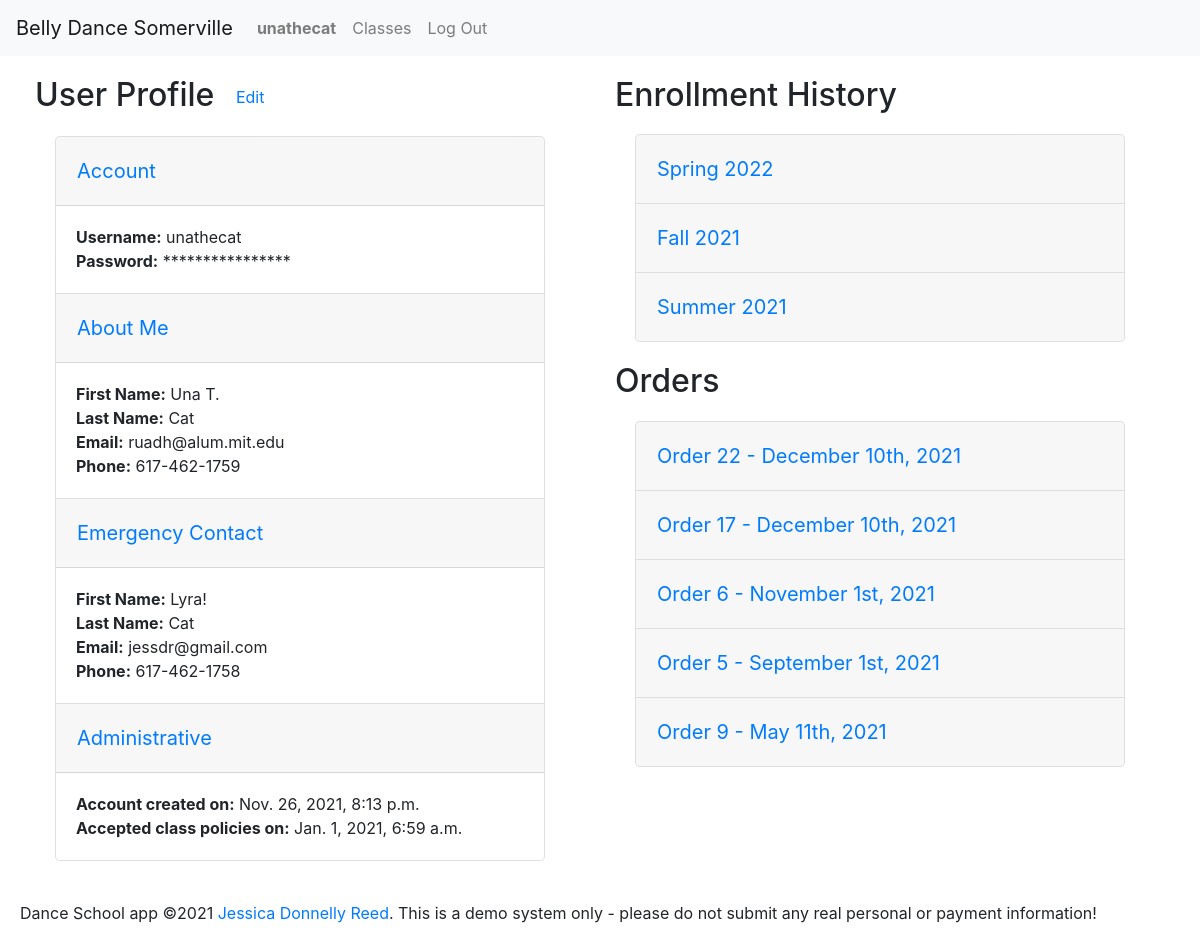
The app's page /profile/32 (signed in) with its own data.
### enrollment/models.py (models this page shows, shortened)
class User(AbstractUser):
    timezone = models.CharField(max_length=32, choices=TIMEZONES,
                                default=settings.DEFAULT_TIMEZONE)
    first_name = models.CharField(max_length=128, null=False, blank=False)
    last_name = models.CharField(max_length=128, null=False, blank=False)
    email = models.EmailField(max_length=254, null=False, blank=False)
    phone = models.CharField(max_length=32, null=True, blank=True)
    emergency_first = models.CharField(max_length=128, null=True, blank=True)
    emergency_last = models.CharField(max_length=128, null=True, blank=True)
    emergency_email = models.EmailField(max_length=254, null=True, blank=True)
    emergency_phone = models.CharField(max_length=32, null=True, blank=True)
    accept_terms = models.DateTimeField(null=True, blank=True)
    contact_sheet_notes = models.CharField(
        max_length=2048, null=True, blank=True)

class Semester(models.Model):
    name = models.CharField(max_length=128, null=False, blank=False)
    start_date = models.DateField(null=False, blank=False)
    end_date = models.DateField(null=False, blank=False)
    registration_open = models.DateTimeField(null=False, blank=False)
    registration_close = models.DateTimeField(null=False, blank=False)
    recital_date = models.DateTimeField(null=True, blank=True)
    hide = models.BooleanField(default=True, null=True, blank=True)
    def __str__(self):
        return self.name

class Order(models.Model):
    student = models.ForeignKey(
        User, on_delete=PROTECT, null=False, blank=False, related_name='orders')
    discount = models.DecimalField(
        max_digits=8, decimal_places=2, null=True, blank=True)
    completed = models.DateTimeField(null=True, blank=True)
    @property
    def subtotal(self):
        try:
            amount = self.line_items.aggregate(Sum('price'))['price__sum']
        except Exception:
            return 0
        return 0 if amount == None else amount
    @property
    def total(self):
        return self.subtotal - self.discount if self.discount != None else self.subtotal

### enrollment/views.py (the view)
# urls.py: path('profile/<int:id>', views.profile_view, name='view_profile'),
@login_required
def profile_view(request, id):
    if request.method == 'GET':
        if request.user.id == id or request.user.is_staff:
            try:
                profile = User.objects.get(id=id)
            except User.DoesNotExist:
                return render(request, 'enrollment/profile.html', {
                    'orders': None,
                    'message': f'User {id} not found.'
                })
            semesters = Semester.objects.filter(
                offerings__line_items__order__student=id, offerings__line_items__order__completed__isnull=False).order_by('-start_date').distinct()
            for semester in semesters:
                semester.enrollments = LineItem.objects.filter(order__student=id).filter(
                    offering__semester=semester).exclude(order__completed=None)
            orders = completed_orders(request, id).order_by('-completed')
            for order in orders:
                order.items = order.line_items.all()
            return render(request, 'enrollment/profile.html', {
                'orders': orders,
                'semesters': semesters,
                'profile': profile
            })
        else:
            return render(request, 'enrollment/profile.html', {
                'orders': None,
                'message': 'You may not view other users\' profiles'
            })
    else:
        return render(request, 'enrollment/profile.html', {
            'orders': None,
            'message': 'GET method required'
        })

### enrollment/context_processors.py (called while the page is built)
def global_settings(request):
    return {
    'DEFAULT_TIMEZONE': settings.DEFAULT_TIMEZONE,
    'TIME_FORMAT': settings.TIME_FORMAT,
    'DATE_FORMAT': settings.DATE_FORMAT,
    'DATE_TIME_FORMAT': settings.DATE_TIME_FORMAT,
    'DATE_TIME_FORMAT_NO_YEAR': settings.DATE_TIME_FORMAT_NO_YEAR,
    'DATE_TIME_TIMEZONE_FORMAT': settings.DATE_TIME_TIMEZONE_FORMAT,
    'SCHOOL_NAME': settings.SCHOOL_NAME,
    'SCHOOL_POLICIES': settings.SCHOOL_POLICIES,
    'NO_OFFERINGS': settings.NO_OFFERINGS,
    }

### enrollment/models.py (called while the page is built)
    @property
    def weekday_name(self):
        return settings.WEEKDAYS[self.weekday][1]

### enrollment/views.py (called while the page is built)
@login_required
def completed_orders(request, user):
    try:
        orders = Order.objects.filter(student=user).exclude(completed=None)
    except Order.DoesNotExist:
        return None
    return orders

### enrollment/templates/enrollment/profile.html (shortened to what this page needs)
{% extends "enrollment/layout.html" %}
{% block body %}
<div class="row">
    {% if profile %}
    <div id="profile-view" class="col-md">
        <h2>User Profile <button class="btn btn-link" id="edit-profile-button" data-profile={{profile.id}}>Edit</button></h2>
        <div class="accordion" id="profile-accordion">
            <div class="card" data-section="account">
                <div class="card-header" id="heading-account">
                    <h3 class="mb-0">
                        <button class="btn btn-link" type="button" data-toggle="collapse" data-target="#collapse-account" aria-expanded="true" aria-controls="collapse-account">
                            Account
                        </button>
                    </h3>
                </div>
                <div id="collapse-account" class="collapse show" aria-labelledby="heading-account" data-parent="#profile-accordion">
                    <div class="card-body">
                        <div>
                            <span class="label">Username:</span> <span class="value">{{profile.username}}</span>
                        </div>
                        <div>
                            <span class="label">Password:</span> <span class="value">****************</span>
                        </div>
                    </div>
                </div>
            </div>
            <div class="card" data-section="about-me">
                <div class="card-header" id="heading-about-me">
                    <h3 class="mb-0">
                        <button class="btn btn-link" type="button" data-toggle="collapse" data-target="#collapse-about-me" aria-expanded="true" aria-controls="collapse-about-me">
                            About Me
                        </button>
                    </h3>
                </div>
                <div id="collapse-about-me" class="collapse show" aria-labelledby="heading-about-me" data-parent="#profile-accordion">
                    <div class="card-body editable">
                        <div>
                            <span class="label">First Name:</span> <span class="value" id="first-name">{{profile.first_name}}</span>
                        </div>
                        <div>
                            <span class="label">Last Name:</span> <span class="value" id="last-name">{{profile.last_name}}</span>
                        </div>
                        <div>
                            <span class="label">Email:</span> <span class="value" id="email">{{profile.email}}</span>
                        </div>
                        <div>
                            <span class="label">Phone:</span> <span class="value" id="phone">{{profile.phone}}</span>
                        </div>
                    </div>
                </div>
            </div>
            <div class="card" data-section="emergency-contact">
                <div class="card-header" id="heading-emergency-contact">
                    <h3 class="mb-0">
                        <button class="btn btn-link" type="button" data-toggle="collapse" data-target="#collapse-emergency-contact" aria-expanded="true" aria-controls="collapse-emergency-contact">
                            Emergency Contact
                        </button>
                    </h3>
                </div>
                <div id="collapse-emergency-contact" class="collapse show" aria-labelledby="heading-emergency-contact" data-parent="#profile-accordion">
                    <div class="card-body editable">
                        <div>
                            <span class="label">First Name:</span> <span class="value" id="emergency-first">{{profile.emergency_first}}</span>
                        </div>
                        <div>
                            <span class="label">Last Name:</span> <span class="value" id="emergency-last">{{profile.emergency_last}}</span>
                        </div>
                        <div>
                            <span class="label">Email:</span> <span class="value" id="emergency-email">{{profile.emergency_email}}</span>
                        </div>
                        <div>
                            <span class="label">Phone:</span> <span class="value" id="emergency-phone">{{profile.emergency_phone}}</span>
                        </div>
                    </div>
                </div>
            </div>
            <div class="card" data-section="administrative">
                <div class="card-header" id="heading-administrative">
                    <h3 class="mb-0">
                        <button class="btn btn-link" type="button" data-toggle="collapse" data-target="#collapse-administrative" aria-expanded="true" aria-controls="collapse-administrative">
                            Administrative
                        </button>
                    </h3>
                </div>
                <div id="collapse-administrative" class="collapse show" aria-labelledby="heading-administrative" data-parent="#profile-accordion">
                    <div class="card-body">
                        <div>
                            <span class="label">Account created on:</span> <span class="value">{{profile.date_joined}}</span>
                        </div>
                            <div><span class="label">Accepted class policies on:</span> <span class="value">{{profile.accept_terms}}</span>
                        </div>
                    </div>
                </div>
            </div>
        </div>
    </div>
    {% endif %}
    <div class="col-md" id="enrollments-orders">
        {% if semesters %}
            <h2>Enrollment History</h2>
            <div class="accordion" id="enrollment-accordion">
                {% for semester in semesters %}
                <div class="card" data-semester="{{semester.id}}">
                    <div class="card-header" id="heading{{semester.id}}">
                        <h3 class="mb-0">
                            <button class="btn btn-link" type="button" data-toggle="collapse" data-target="#collapse{{semester.id}}"
                                aria-expanded="true" aria-controls="collapse{{semester.id}}">
                                {{semester.name}}
                            </button>
                        </h3>
                    </div>
                </div>
                {% endfor %}
            </div>
        {% endif %}
        {% if orders %}
        <h2>Orders</h2>
        <div class="accordion" id="order-accordion">
            {% for order in orders %}
                <div class="card" data-order="{{order.id}}">
                    <div class="card-header" id="heading{{order.id}}">
                        <h3 class="mb-0">
                            <button class="btn btn-link" type="button" data-toggle="collapse" data-target="#collapse{{order.id}}"
                                aria-expanded="true" aria-controls="collapse{{order.id}}">
                                Order {{order.id}} - {{order.completed|date:DATE_FORMAT}}
                            </button>
                        </h3>
                    </div>
                </div>
            {% endfor %}
        </div>
        {% endif %}
    </div>
</div>
{% endblock %}

### enrollment/templates/enrollment/layout.html (shortened to what this page needs)
{% load static %}
{% load tz %}
<!DOCTYPE html>
<html lang="en">
<head>
    <link rel="stylesheet" href="https://stackpath.bootstrapcdn.com/bootstrap/4.4.1/css/bootstrap.min.css"
>
    <link href="{% static 'enrollment/styles.css' %}" rel="stylesheet">
</head>
<body>
    <nav class="navbar navbar-expand-lg navbar-light bg-light">
        <a class="navbar-brand" href="#">{{SCHOOL_NAME}}</a>
        <div>
            <ul class="navbar-nav mr-auto">
                {% if user.is_authenticated %}
                    <li class="nav-item">
                        <a class="nav-link" href="{% url 'view_profile' user.id %}"><strong>{{user.username}}</strong></a>
                    </li>
                {% endif %}
                    <li class="nav-item">
                        <a class="nav-link" href="{% url 'index' %}">Classes</a>
                    </li>
                {% if user.is_authenticated %}
                    <li class="nav-item">
                        <a class="nav-link" href="{% url 'logout' %}">Log Out</a>
                    </li>
                {% endif %}
            </ul>
        </div>
    </nav>
    {% block body %}
    {% endblock %}
    <footer>
        Dance School app &copy;2021 <a href="https://github.com/ruadh">Jessica Donnelly Reed</a>.  This is a demo system only - please do not submit any real personal or payment information!
    </footer>
</body>
</html>

### enrollment/static/enrollment/styles.css (style rules this page uses)
header, footer, .row { margin: 20px; }
.label { font-weight: bold; }
.card { margin: 20px; border-radius: 5px; }
.accordion { margin: 20px; }
.accordion .card { margin-top: 0; margin-bottom: 0; margin-left: 0; }
.card-header .btn-link { font-size: 1.25rem; padding-left: 0; }

### records on screen
User: username "unathecat", first_name "Una T.", last_name "Cat", email "ruadh@alum.mit.edu", phone "617-462-1759", emergency_first "Lyra!", emergency_last "Cat", emergency_email "jessdr@gmail.com", emergency_phone "617-462-1758", date_joined "Nov. 26, 2021, 8:13 p.m.", accept_terms "Jan. 1, 2021, 6:59 a.m."
Semester: name "Spring 2022"
Semester: name "Fall 2021"
Semester: name "Summer 2021"
Order: id "22", completed "December 10th, 2021"
Order: id "17", completed "December 10th, 2021"
Order: id "6", completed "November 1st, 2021"
Order: id "5", completed "September 1st, 2021"
Order: id "9", completed "May 11th, 2021"

### other values on screen
{{ SCHOOL_NAME }} "Belly Dance Somerville"
